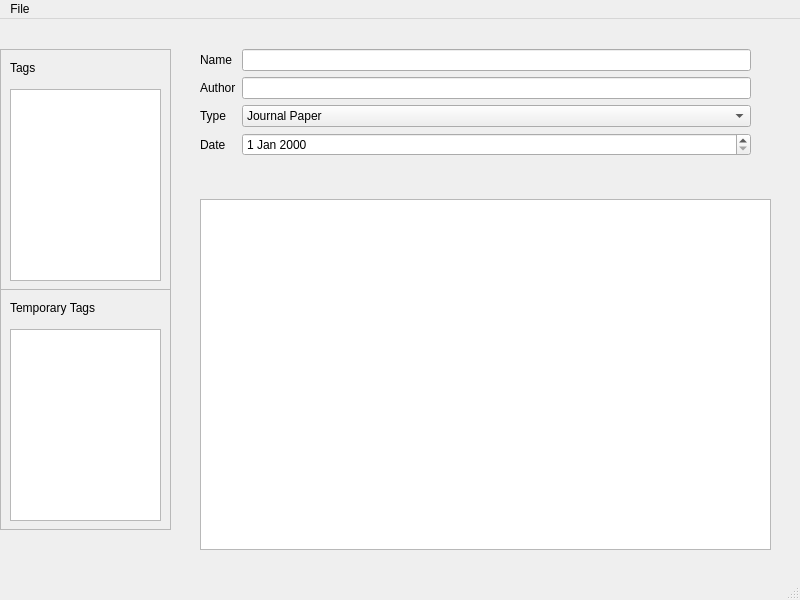
<ui version="4.0" >
 <class>MainWindow</class>
 <widget class="QMainWindow" name="MainWindow" >
  <property name="geometry" >
   <rect>
    <x>0</x>
    <y>0</y>
    <width>800</width>
    <height>600</height>
   </rect>
  </property>
  <property name="windowTitle" >
   <string>MainWindow</string>
  </property>
  <widget class="QWidget" name="centralwidget" >
   <widget class="QWidget" name="formLayoutWidget" >
    <property name="geometry" >
     <rect>
      <x>200</x>
      <y>30</y>
      <width>551</width>
      <height>142</height>
     </rect>
    </property>
    <layout class="QFormLayout" name="formLayout" >
     <property name="fieldGrowthPolicy" >
      <enum>QFormLayout::AllNonFixedFieldsGrow</enum>
     </property>
     <item row="0" column="1" >
      <widget class="QLineEdit" name="lineEdit" />
     </item>
     <item row="1" column="0" >
      <widget class="QLabel" name="label_2" >
       <property name="text" >
        <string>Author</string>
       </property>
       <property name="buddy" >
        <cstring>lineEdit_2</cstring>
       </property>
      </widget>
     </item>
     <item row="1" column="1" >
      <widget class="QLineEdit" name="lineEdit_2" />
     </item>
     <item row="2" column="0" >
      <widget class="QLabel" name="label_4" >
       <property name="text" >
        <string>Type</string>
       </property>
       <property name="buddy" >
        <cstring>comboBox</cstring>
       </property>
      </widget>
     </item>
     <item row="2" column="1" >
      <widget class="QComboBox" name="comboBox" >
       <item>
        <property name="text" >
         <string>Journal Paper</string>
        </property>
       </item>
       <item>
        <property name="text" >
         <string>Proceedings Paper</string>
        </property>
       </item>
      </widget>
     </item>
     <item row="3" column="0" >
      <widget class="QLabel" name="label_3" >
       <property name="text" >
        <string>Date</string>
       </property>
       <property name="buddy" >
        <cstring>dateEdit</cstring>
       </property>
      </widget>
     </item>
     <item row="0" column="0" >
      <widget class="QLabel" name="label" >
       <property name="text" >
        <string>Name</string>
       </property>
       <property name="buddy" >
        <cstring>lineEdit</cstring>
       </property>
      </widget>
     </item>
     <item row="3" column="1" >
      <widget class="QDateEdit" name="dateEdit" />
     </item>
    </layout>
   </widget>
   <widget class="QFrame" name="frame" >
    <property name="geometry" >
     <rect>
      <x>0</x>
      <y>30</y>
      <width>171</width>
      <height>241</height>
     </rect>
    </property>
    <property name="frameShape" >
     <enum>QFrame::StyledPanel</enum>
    </property>
    <property name="frameShadow" >
     <enum>QFrame::Raised</enum>
    </property>
    <widget class="QListView" name="listView" >
     <property name="geometry" >
      <rect>
       <x>10</x>
       <y>40</y>
       <width>151</width>
       <height>192</height>
      </rect>
     </property>
    </widget>
    <widget class="QLabel" name="label_5" >
     <property name="geometry" >
      <rect>
       <x>10</x>
       <y>10</y>
       <width>57</width>
       <height>17</height>
      </rect>
     </property>
     <property name="text" >
      <string>Tags</string>
     </property>
    </widget>
   </widget>
   <widget class="QFrame" name="frame_2" >
    <property name="geometry" >
     <rect>
      <x>0</x>
      <y>270</y>
      <width>171</width>
      <height>241</height>
     </rect>
    </property>
    <property name="frameShape" >
     <enum>QFrame::StyledPanel</enum>
    </property>
    <property name="frameShadow" >
     <enum>QFrame::Raised</enum>
    </property>
    <widget class="QListView" name="listView_2" >
     <property name="geometry" >
      <rect>
       <x>10</x>
       <y>40</y>
       <width>151</width>
       <height>192</height>
      </rect>
     </property>
    </widget>
    <widget class="QLabel" name="label_6" >
     <property name="geometry" >
      <rect>
       <x>10</x>
       <y>10</y>
       <width>131</width>
       <height>17</height>
      </rect>
     </property>
     <property name="text" >
      <string>Temporary Tags</string>
     </property>
    </widget>
   </widget>
   <widget class="QTableView" name="tableView" >
    <property name="geometry" >
     <rect>
      <x>200</x>
      <y>180</y>
      <width>571</width>
      <height>351</height>
     </rect>
    </property>
   </widget>
  </widget>
  <widget class="QMenuBar" name="menubar" >
   <property name="geometry" >
    <rect>
     <x>0</x>
     <y>0</y>
     <width>800</width>
     <height>25</height>
    </rect>
   </property>
   <widget class="QMenu" name="menuFile" >
    <property name="title" >
     <string>File</string>
    </property>
    <addaction name="actionAdd_File" />
    <addaction name="actionAdd_Directory" />
    <addaction name="separator" />
    <addaction name="actionQuit" />
   </widget>
   <addaction name="menuFile" />
  </widget>
  <widget class="QStatusBar" name="statusbar" />
  <action name="actionAdd_File" >
   <property name="text" >
    <string>Add File</string>
   </property>
  </action>
  <action name="actionAdd_Directory" >
   <property name="text" >
    <string>Add Directory</string>
   </property>
  </action>
  <action name="actionQuit" >
   <property name="text" >
    <string>Quit</string>
   </property>
  </action>
 </widget>
 <tabstops>
  <tabstop>lineEdit</tabstop>
  <tabstop>lineEdit_2</tabstop>
  <tabstop>comboBox</tabstop>
  <tabstop>dateEdit</tabstop>
  <tabstop>listView</tabstop>
  <tabstop>listView_2</tabstop>
 </tabstops>
 <resources/>
 <connections/>
</ui>
